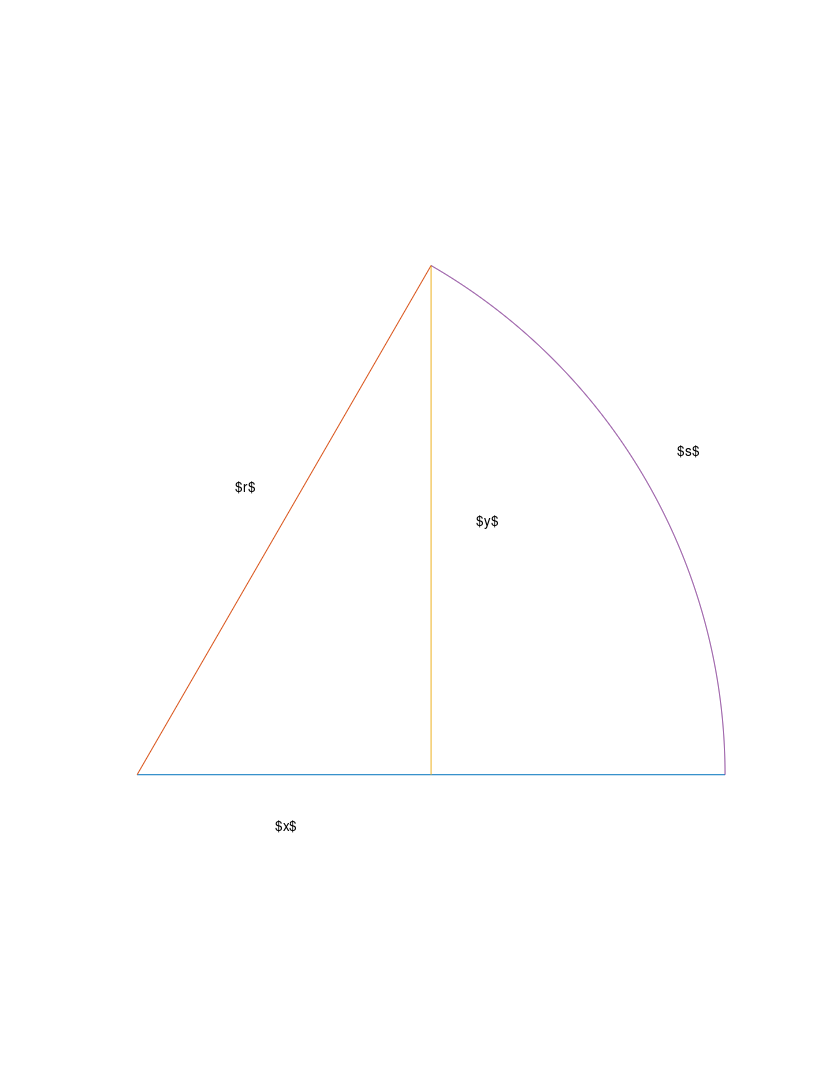
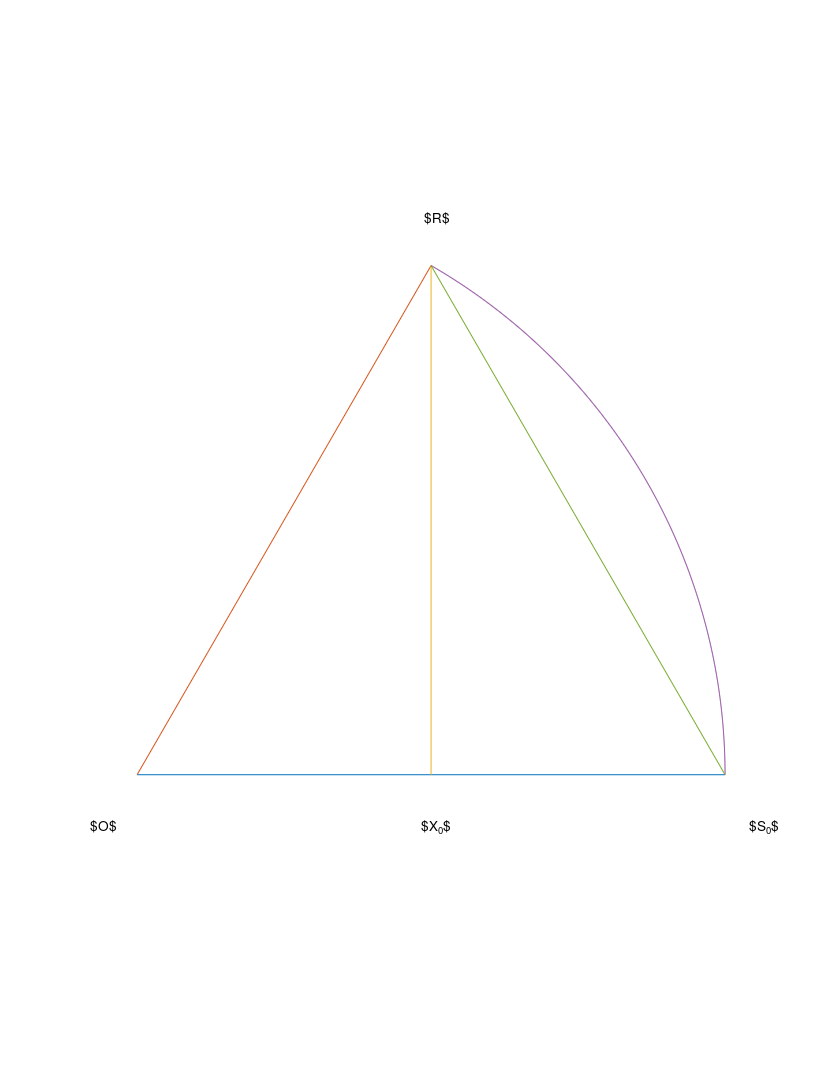
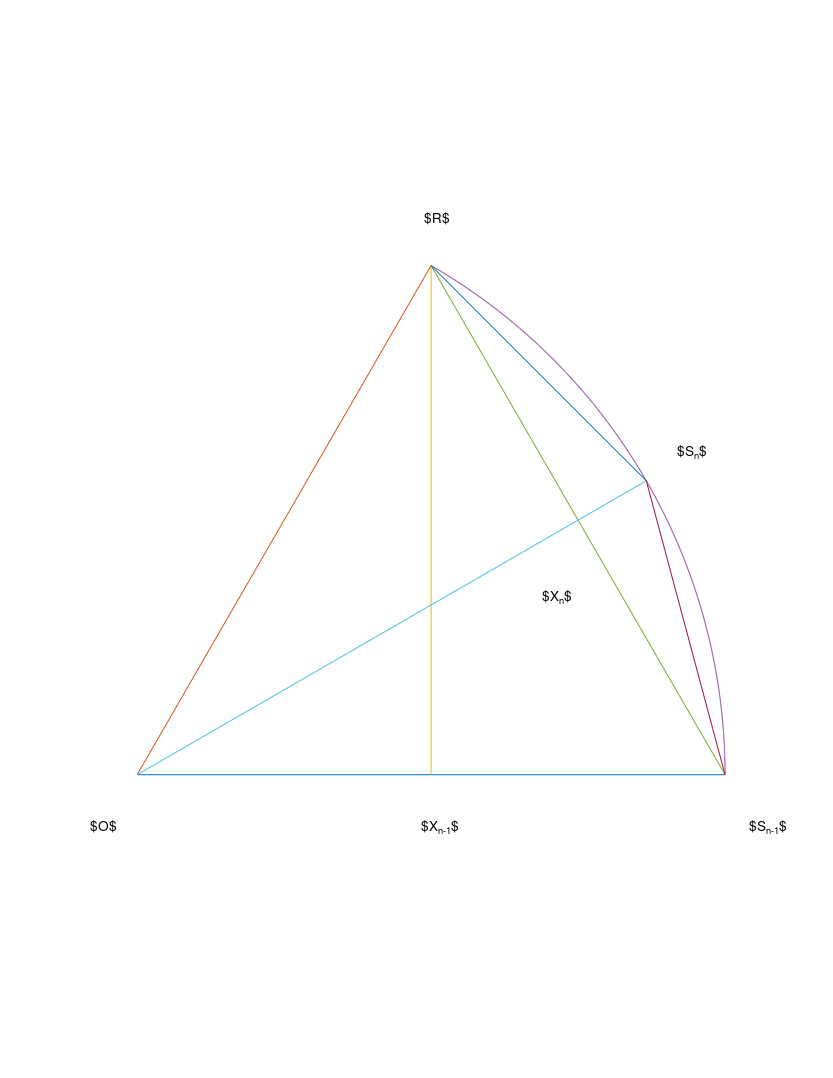
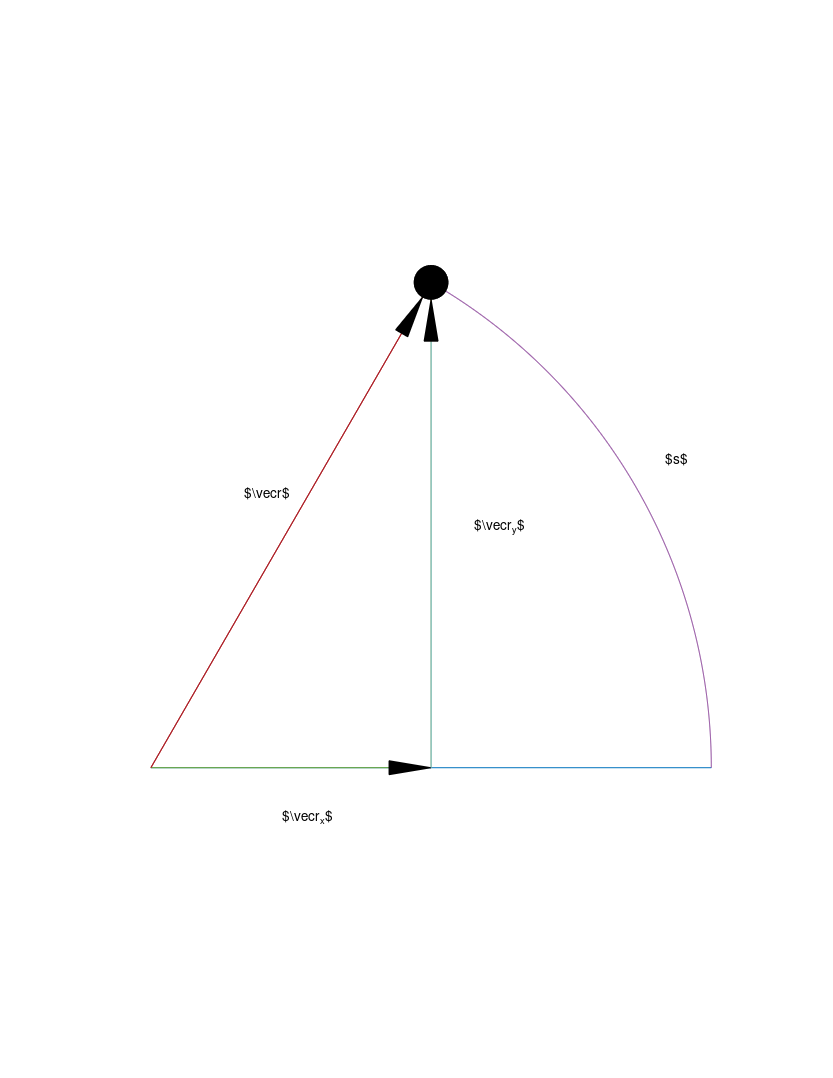

Recreate these plots in MATLAB, in order.
% Copyright © 2026 Fredrik Bierich
% SPDX-License-Identifier: MIT
function main()
    circularsectorfigure();
    circularsectorsequencefigure();
    uniformcircularmotionfigure();
    function circularsectorfigure()
        f = figure('visible', 'off');
        ax = axes(f);
        circularsector(ax, [0; 0], 1, 0, 1.0472);
        axis(ax, 'equal', 'off');
        text(ax, 0.1675, 0.49, '$r$');
        text(ax, 0.9185, 0.5506, '$s$');
        text(ax, 0.235, -0.0877, '$x$');
        text(ax, 0.5775, 0.431, '$y$');
        print2tex(f, 'circular_sector.tex');
        close(f);
    end
    function circularsectorsequencefigure()
        O = [0; 0];
        r = 1;
        s1 = 0;
        s2 = 1.0472;
        f = figure('visible', 'off');
        ax = axes(f, 'nextplot', 'add');
        [pl, ~] = circularsector(ax, O, r, s1, s2);
        plot(ax, pl(1, [1, end]), pl(2, [1, end]));
        text(ax, -0.08, -0.0877, '$O$');
        text(ax, 0.489, 0.947, '$R$');
        t1 = text(ax, 1.0415, -0.0877, '$S_0$');
        t2 = text(ax, 0.4835, -0.0877, '$X_0$');
        axis(ax, 'equal', 'off');
        print2tex(f, 'circular_sector_sequence_base_case.tex');
        mid = (1 + length(pl)) / 2;
        plot(ax, [O(1), pl(1, mid)], [O(2), pl(2, mid)]);
        plot(ax, pl(1, [mid, 1]), pl(2, [mid, 1]));
        plot(ax, pl(1, [mid, end]), pl(2, [mid, end]));
        set(t1, 'string', '$S_{n-1}$');
        set(t2, 'string', '$X_{n-1}$');
        text(ax, 0.9185, 0.5506, '$S_n$');
        text(ax, 0.689, 0.3031, '$X_n$');
        print2tex(f, 'circular_sector_sequence_recursive_step.tex');
        close(f);
    end
    function uniformcircularmotionfigure()
        O = [0; 0];
        circleRadius = 0.03;
        circleDiameter = 2 * circleRadius;
        arrowHeadWidth = 0.025;
        arrowHeadLength = 3 * arrowHeadWidth;
        f = figure('visible', 'off');
        ax = axes(f, 'nextplot', 'add');
        [pl, proj_pl_end_pl_1] = circularsector(ax, O, 1, 0, 1.0472);
        rectangle(ax, 'position', [pl(1, end) - circleRadius, pl(2, end) - circleRadius, circleDiameter, circleDiameter], 'Curvature', [1, 1], 'FaceColor', [0, 0, 0]);
        rectangle(ax, 'position', [pl(1, end) - circleRadius, pl(2, end) - circleRadius, circleDiameter, circleDiameter], 'Curvature', [1, 1], 'FaceColor', [0, 0, 0]); % added due to rendering issues
        arrow(ax, O, proj_pl_end_pl_1);
        arrow(ax, proj_pl_end_pl_1, pl(:, end) - circleRadius * normalize(pl(:, end) - proj_pl_end_pl_1, "norm", 2));
        arrow(ax, O, pl(:, end) - circleRadius * normalize(pl(:, end) - O, "norm", 2));
        axis(ax, 'equal', 'off');
        text(ax, 0.1675, 0.49, '$\vec{r}$');
        text(ax, 0.9185, 0.5506, '$s$');
        text(ax, 0.235, -0.0877, '$\vec{r}_x$');
        text(ax, 0.5775, 0.431, '$\vec{r}_y$');
        print2tex(f, 'uniform_circular_motion.tex');
        close(f);
        function arrow(ax, p1, p2)
            nextPlot = get(ax, 'nextplot');
            cleanupObj = onCleanup(@() set(ax, 'nextplot', nextPlot));
            set(ax, 'nextplot', 'add');
            dp = p2 - p1;
            dpnorm = norm(dp);
            assert(dpnorm > arrowHeadLength);
            R = [dp(1), -dp(2); dp(2), dp(1)] / dpnorm;
            q1 = p2 - R(:, 1) * arrowHeadLength;
            plot(ax, [p1(1), q1(1)], [p1(2), q1(2)]);
            q2 = p2 - R * [arrowHeadLength, arrowHeadLength; [arrowHeadWidth, -arrowHeadWidth] / 2];
            patch(ax, 'XData', [q2(1, :), p2(1)], 'YData', [q2(2, :), p2(2)]);
      end
    end
end
function x = cos(r, s)
    x = r .* builtin('cos', s ./ r);
end
function y = sin(r, s)
    y = r .* builtin('sin', s ./ r);
end
function [pl, proj_pl_end_pl_1] = circularsector(ax, O, r, s1, s2, n = 10)
    nextPlot = get(ax, 'nextplot');
    cleanupObj = onCleanup(@() set(ax, 'nextplot', nextPlot));
    set(ax, 'nextplot', 'add');
    l = linspace(s1, s2, 2 ^ n + 1);
    pl = O + [cos(r, l); sin(r, l)];
    pl_vec = pl - O;
    pl_vec_dot_pl_vec_1 = pl_vec' * pl_vec(:, 1);
    assert(all(pl_vec_dot_pl_vec_1 > 0));
    proj_pl_end_pl_1 = O + pl_vec(:, 1) * (pl_vec_dot_pl_vec_1(end) / pl_vec_dot_pl_vec_1(1));
    plot(ax, [O(1), pl(1, 1)], [O(2), pl(2, 1)]);
    plot(ax, [O(1), pl(1, end)], [O(2), pl(2, end)]);
    plot(ax, [proj_pl_end_pl_1(1), pl(1, end)], [proj_pl_end_pl_1(2), pl(2, end)]);
    plot(ax, pl(1, :), pl(2, :));
end
function print2tex(f, fileName)
    set(f, 'paperunits', 'normalized');
    set(f, 'paperposition', [0, 0, 1, 1]);
    print(fileName, '-dtex');
end
